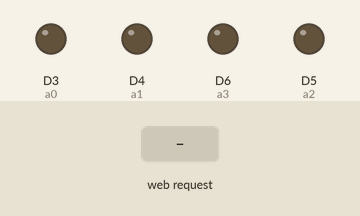
The sketch below on a simulated ESP8266 (NodeMCU). On the bench: output pins drawn as LEDs (lit = HIGH). The inputs (shaded band) are chosen by the test bench. WiFi joins after 1.5 s; servers stay silent unless stated; what the sketch prints to the serial monitor is not drawn.

Above: at 2.7 s.
2.8 s: HTTP request GET /start=1 received
At 3.4 s:
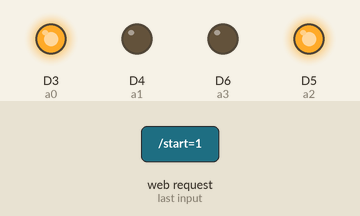
4.3 s: HTTP request GET /tog=1 received
At 4.6 s:
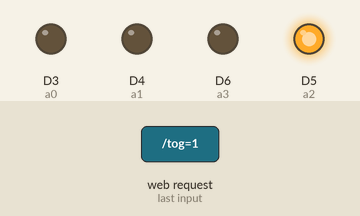
At 9.6 s:
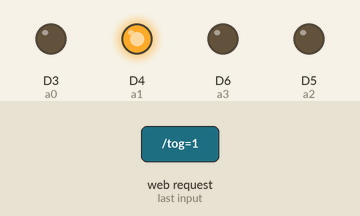
Timing chart, 0 to 15.8 s (numbered marks = the images above; inputs shaded):
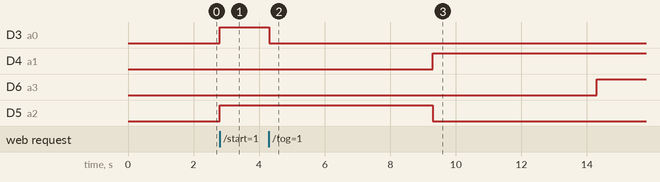

Measured:
- after the input at 2.8 s, D3 (a0), D5 (a2): LOW → HIGH at once
- after the input at 4.3 s, D3 (a0): HIGH → LOW at once; D4 (a1): LOW → HIGH after 5.0 s; D6 (a3): LOW → HIGH after 10.0 s; D5 (a2): HIGH → LOW after 5.0 s

The sketch:

Servo_control.ino
```cpp
#include <ESP8266WiFi.h>

const char* ssid = "Net 2.0";
const char* password = "Error1234asdf#";

uint8_t Pwm1 = D1; //Nodemcu PWM pin
uint8_t Pwm2 = D2; //Nodemcu PWM pin

//Seven segment pins attachecd with nodemcu pins
int a0 = D3;  //Gpio-15 of nodemcu esp8266
int a1 = D4;  //Gpio-13 of nodemcu esp8266
int a2 = D5;  //Gpio-12 of nodemcu esp8266
int a3 = D6;  //Gpio-14 of nodemcu esp8266


WiFiServer server(80);

void setup() {
  Serial.begin(115200);
  delay(10);
//Declaring l293d control pins as Output
pinMode(a0, OUTPUT);
pinMode(a1, OUTPUT);
pinMode(a2, OUTPUT);
pinMode(a3, OUTPUT);

  // Connect to WiFi network
  Serial.println();
  Serial.println();
  Serial.print("Connecting to ");
  Serial.println(ssid);

  WiFi.begin(ssid, password);

  while (WiFi.status() != WL_CONNECTED) {
    delay(500);
    Serial.print(".");
  }
  Serial.println("");
  Serial.println("WiFi connected");

  // Start the server
  server.begin();
  Serial.println("Server started");

  // Print the IP address on serial monitor
  Serial.print("Use this URL to connect: ");
  Serial.print("http://");    //URL IP to be typed in mobile/desktop browser
  Serial.print(WiFi.localIP());
  Serial.println("/");

}

void loop() {
  // Check if a client has connected
  WiFiClient client = server.available();
  if (!client) {
    return;
  }

  // Wait until the client sends some data
  Serial.println("new client");
  while(!client.available()){
    delay(1);
  }

  // Read the first line of the request
  String request = client.readStringUntil('\r');
  Serial.println(request);
  client.flush();

 int Ms=0,dir=0,Pw=0;

 // Match the request
 if (request.indexOf("/start=1") != -1)  {
  digitalWrite(a0, HIGH); //Start first motor
  digitalWrite(a1, LOW);

  digitalWrite(a2, HIGH); //Start second motor
  digitalWrite(a3, LOW);
  Ms=1;
  dir=1;
}

if (request.indexOf("/stop=1") != -1)  {
  digitalWrite(a0, LOW); //Stop first motor
  digitalWrite(a1, LOW);

  digitalWrite(a2, LOW); //Stop second motor
  digitalWrite(a3, LOW);
  Ms=0;
}

if (request.indexOf("/tog=1") != -1)  {
  digitalWrite(a0, LOW);  //Change First motor rotation direction
  delay(5000); //5 seconds delay
  digitalWrite(a1, HIGH);

  digitalWrite(a2, LOW); //Change Second motor rotation direction
  delay(5000); //5 seconds delay
  digitalWrite(a3, HIGH);
  dir=0;
}

if (request.indexOf("/Req=2") != -1)  {
analogWrite(Pwm1, 767);  //Pwm duty cycle 75%
analogWrite(Pwm2, 767);  //Pwm duty cycle 75%
Pw=1;
}
if (request.indexOf("/Req=3") != -1)  {
analogWrite(Pwm1, 512);  //Pwm duty cycle 50%
analogWrite(Pwm2, 512);  //Pwm duty cycle 50%
Pw=2;
}
if (request.indexOf("/Req=4") != -1)  {
analogWrite(Pwm1, 255);  //Pwm duty cycle 25%
analogWrite(Pwm2, 255);  //Pwm duty cycle 25%
Pw=3;
}

  // Return the response
  client.println("HTTP/1.1 200 OK");
  client.println("Content-Type: text/html");
  client.println(""); //  do not forget this one
  client.println("<!DOCTYPE HTML>");
  client.println("<html>");
  client.println("<h1 align=center>Nodemcu Dc motor control over WiFi</h1><br><br>");
  client.println("<br><br>");
  client.println("<a href=\"/start=1\"\"><button>Start Motor </button></a><br/>");
  client.println("<a href=\"/stop=1\"\"><button>Stop Motor </button></a><br/>");
  client.println("<a href=\"/tog=1\"\"><button>Toggle Direction</button></a><br/>");
  client.println("<a href=\"/Req=2\"\"><button>Duty cycle 75% </button></a><br/>");
  client.println("<a href=\"/Req=3\"\"><button>Duty cycle 50% </button></a><br/>");
  client.println("<a href=\"/Req=4\"\"><button>Duty cycle 25% </button></a><br/>");

  if(Ms==1){
    client.println("Motor Powered Working<br/>" );
    }
    else
    client.println("Motor at Halt<br/>" );

  if(dir==1){
    client.println("Motor rotating in forward direction<br/>" );
    }
    else
    client.println("Motor rotating in backward direction<br/>" );

switch(Pw){
      case 1:
        client.println("Pwm duty cycle 75%<br/>" );
        break;
      case 2:
        client.println("Pwm duty cycle 50%<br/>" );
        break;
      case 3:
        client.println("Pwm duty cycle 25%<br/>" );
        break;

      default:
        client.println("Pwm duty cycle 100%<br/>" );
  }

  client.println("</html>");
  delay(1);
  Serial.println("Client disonnected");
  Serial.println("");
}
```
